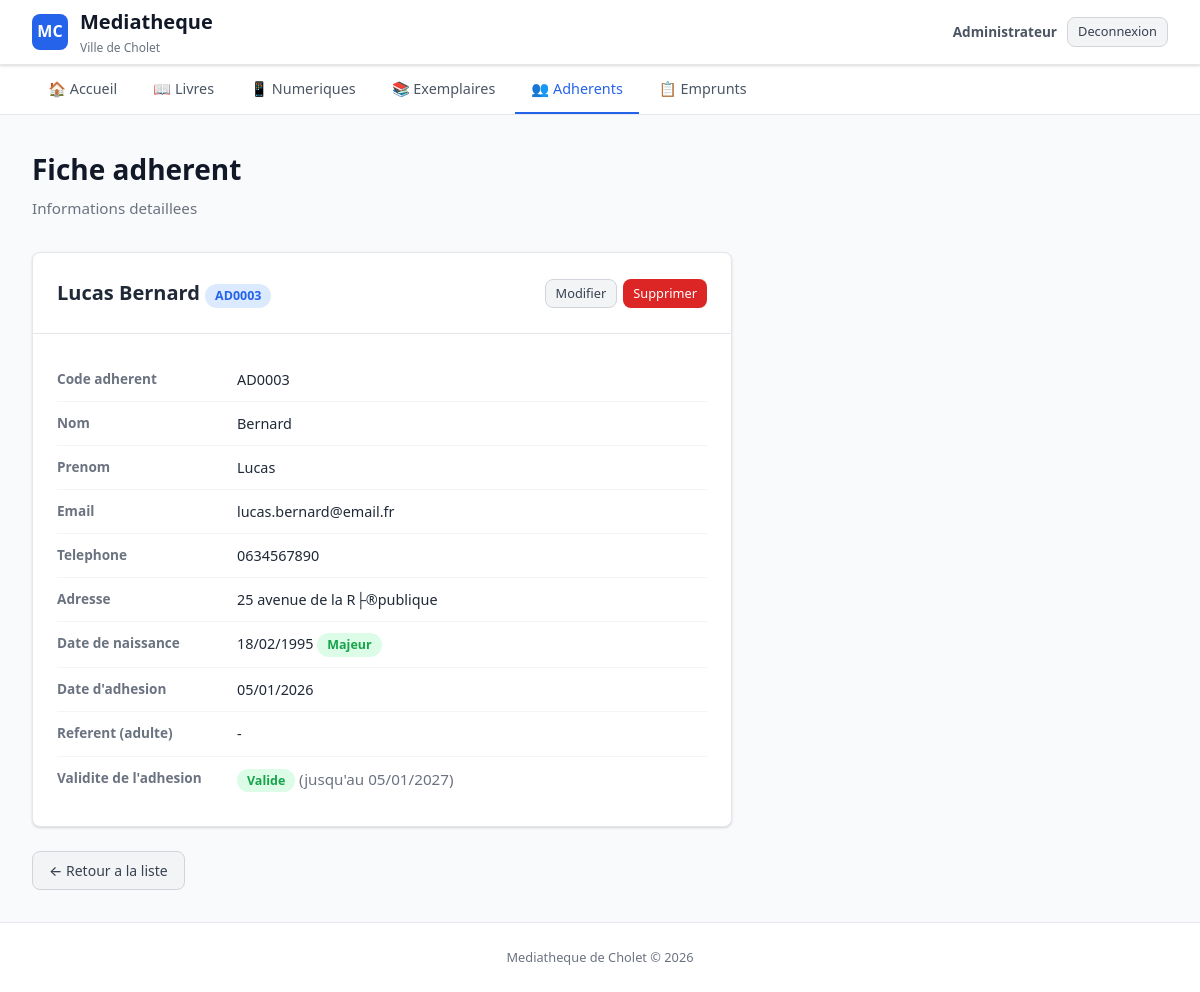
The app's page /sql/adherents/consulter.php?id=3 (signed in) with its own data.
### tables this page shows
CREATE TABLE `adherent` (
  `Id_Adherent` int NOT NULL AUTO_INCREMENT,
  `code_adherent` varchar(20) DEFAULT NULL,
  `nomadh` varchar(50) DEFAULT NULL,
  `prenomadh` varchar(50) DEFAULT NULL,
  `datenaissance` date DEFAULT NULL,
  `adresseadh` varchar(50) DEFAULT NULL,
  `mailadh` varchar(50) DEFAULT NULL,
  `telephoneadh` varchar(50) DEFAULT NULL,
  `dateadhesion` date DEFAULT NULL,
  `Id_Adherent_1` int DEFAULT NULL,
  PRIMARY KEY (`Id_Adherent`),
  KEY `Id_Adherent_1` (`Id_Adherent_1`),
  CONSTRAINT `adherent_ibfk_1` FOREIGN KEY (`Id_Adherent_1`) REFERENCES `adherent` (`Id_Adherent`)
);

CREATE TABLE `carte` (
  `Id_Carte` int NOT NULL AUTO_INCREMENT,
  `dateemission` date DEFAULT NULL,
  `Id_Adherent` int NOT NULL,
  PRIMARY KEY (`Id_Carte`),
  KEY `Id_Adherent` (`Id_Adherent`),
  CONSTRAINT `carte_ibfk_1` FOREIGN KEY (`Id_Adherent`) REFERENCES `adherent` (`Id_Adherent`)
);

### sql/includes/functions.php (called while the page is built, shortened)
<?php
function age_en_annees($dateNaissance) {
    try {
        $naissance = new DateTime($dateNaissance);
        return $naissance->diff(new DateTime('today'))->y;
    } catch (Exception $e) {
        return -1;
    }
}
function est_majeur($dateNaissance) {
    $age = age_en_annees($dateNaissance);
    return $age >= 0 && $age >= MAJORITE_ANS;
}
function est_mineur($dateNaissance) {
    $age = age_en_annees($dateNaissance);
    return $age >= 0 && $age < MAJORITE_ANS;
}
function date_expiration_adhesion($pdo, $Id_Adherent) {
    $stmt = $pdo->prepare("
        SELECT dateemission
        FROM Carte
        WHERE Id_Adherent = ?
        ORDER BY dateemission DESC, Id_Carte DESC
        LIMIT 1
    ");
    $stmt->execute([$Id_Adherent]);
    $emission = $stmt->fetchColumn();
    $date = new DateTime($emission);
    $date->modify(DUREE_VALIDITE_CARTE);
    return $date->format('Y-m-d');
}
function statut_validite_adhesion($pdo, $Id_Adherent) {
    $expiration = date_expiration_adhesion($pdo, $Id_Adherent);
    $valide = $expiration >= date('Y-m-d');
    return [
        'valide'     => $valide,
        'libelle'    => $valide ? 'Valide' : 'Expiree',
        'expiration' => $expiration,
    ];
}

### sql/adherents/consulter.php (the view, shortened to what this page needs)
<?php
require_once __DIR__ . '/../config/database.php';
$id = intval($_GET['id'] ?? 0);
$stmt = $pdo->prepare("SELECT * FROM Adherent WHERE Id_Adherent = ?");
$stmt->execute([$id]);
$adherent = $stmt->fetch();
$parrain = null;
$statutAdhesion = statut_validite_adhesion($pdo, $id);
require_once __DIR__ . '/../includes/header.php';
?>
<h1>Fiche adherent</h1>
<p class="subtitle">Informations detaillees</p>
<div class="detail-container">
    <div class="detail-header">
        <h2><?php echo htmlspecialchars($adherent['prenomadh'] . ' ' . $adherent['nomadh']); ?>
            <span class="badge badge-blue"><?php echo htmlspecialchars($adherent['code_adherent'] ?? ''); ?></span>
        </h2>
        <div class="btn-group">
            <a href="modifier.php?id=<?php echo $adherent['Id_Adherent']; ?>" class="btn btn-secondary btn-sm">Modifier</a>
            <a href="supprimer.php?id=<?php echo $adherent['Id_Adherent']; ?>" class="btn btn-danger btn-sm" onclick="return confirm('Supprimer cet adherent ?')">Supprimer</a>
        </div>
    </div>
    <div class="detail-body">
        <div class="detail-row">
            <span class="detail-label">Code adherent</span>
            <span class="detail-value"><?php echo htmlspecialchars($adherent['code_adherent'] ?? '-'); ?></span>
        </div>
        <div class="detail-row">
            <span class="detail-label">Nom</span>
            <span class="detail-value"><?php echo htmlspecialchars($adherent['nomadh']); ?></span>
        </div>
        <div class="detail-row">
            <span class="detail-label">Prenom</span>
            <span class="detail-value"><?php echo htmlspecialchars($adherent['prenomadh']); ?></span>
        </div>
        <div class="detail-row">
            <span class="detail-label">Email</span>
            <span class="detail-value"><?php echo htmlspecialchars($adherent['mailadh']); ?></span>
        </div>
        <div class="detail-row">
            <span class="detail-label">Telephone</span>
            <span class="detail-value"><?php echo htmlspecialchars($adherent['telephoneadh'] ?? '-'); ?></span>
        </div>
        <div class="detail-row">
            <span class="detail-label">Adresse</span>
            <span class="detail-value"><?php echo htmlspecialchars($adherent['adresseadh'] ?? '-'); ?></span>
        </div>
        <div class="detail-row">
            <span class="detail-label">Date de naissance</span>
            <span class="detail-value">
                <?php echo $adherent['datenaissance'] ? date('d/m/Y', strtotime($adherent['datenaissance'])) : '-'; ?>
                <?php if (est_mineur($adherent['datenaissance'])): ?>
                    <span class="badge badge-warning">Mineur</span>
                <?php elseif (est_majeur($adherent['datenaissance'])): ?>
                    <span class="badge badge-success">Majeur</span>
                <?php endif; ?>
            </span>
        </div>
        <div class="detail-row">
            <span class="detail-label">Date d'adhesion</span>
            <span class="detail-value"><?php echo $adherent['dateadhesion'] ? date('d/m/Y', strtotime($adherent['dateadhesion'])) : '-'; ?></span>
        </div>
        <div class="detail-row">
            <span class="detail-label">Referent (adulte)</span>
            <span class="detail-value"><?php echo $parrain ? htmlspecialchars($parrain['prenomadh'] . ' ' . $parrain['nomadh']) : '-'; ?></span>
        </div>
        <div class="detail-row">
            <span class="detail-label">Validite de l'adhesion</span>
            <span class="detail-value">
                <?php if ($statutAdhesion['expiration'] === null): ?>
                    <span class="badge badge-gray">Aucune carte</span>
                <?php elseif ($statutAdhesion['valide']): ?>
                    <span class="badge badge-success">Valide</span>
                    <span class="subtitle"> (jusqu'au <?php echo date('d/m/Y', strtotime($statutAdhesion['expiration'])); ?>)</span>
                <?php else: ?>
                    <span class="badge badge-danger">Expiree</span>
                    <span class="subtitle"> (le <?php echo date('d/m/Y', strtotime($statutAdhesion['expiration'])); ?>)</span>
                <?php endif; ?>
            </span>
        </div>
    </div>
</div>
<div style="margin-top: 1.5rem;">
    <a href="index.php" class="btn btn-secondary">&larr; Retour a la liste</a>
</div>
<?php require_once __DIR__ . '/../includes/footer.php'; ?>

### sql/css/style.css (style rules this page uses)
* { margin: 0; padding: 0; box-sizing: border-box; }
:root { --primary: #2563eb; --primary-dark: #1d4ed8; --primary-light: #dbeafe; --danger: #dc2626; --danger-dark: #b91c1c; --danger-light: #fee2e2; --success: #16a34a; --success-light: #dcfce7; --warning: #f59e0b; --warning-light: #fef3c7; --gray-50: #f9fafb; --gray-100: #f3f4f6; --gray-200: #e5e7eb; --gray-300: #d1d5db; --gray-500: #6b7280; --gray-600: #4b5563; --gray-700: #374151; --gray-800: #1f2937; --gray-900: #111827; --radius: 8px; --shadow: 0 1px 3px rgba(0,0,0,0.1), 0 1px 2px rgba(0,0,0,0.06); --shadow-md: 0 4px 6px rgba(0,0,0,0.07), 0 2px 4px rgba(0,0,0,0.06); }
body { font-family: 'Segoe UI', system-ui, -apple-system, sans-serif; background: var(--gray-50); color: var(--gray-800); line-height: 1.6; min-height: 100vh; display: flex; flex-direction: column; }
h1 { font-size: 1.75rem; font-weight: 700; color: var(--gray-900); margin-bottom: 0.25rem; }
.subtitle { color: var(--gray-500); font-size: 0.95rem; margin-bottom: 2rem; }
.badge { display: inline-block; padding: 2px 10px; border-radius: 9999px; font-size: 0.78rem; font-weight: 600; }
.badge-success { background: var(--success-light); color: var(--success); }
.badge-blue { background: var(--primary-light); color: var(--primary); }
.btn { display: inline-flex; align-items: center; gap: 6px; padding: 8px 16px; border: none; border-radius: var(--radius); font-size: 0.875rem; font-weight: 500; cursor: pointer; text-decoration: none; transition: all 0.15s ease; line-height: 1.5; }
.btn-danger { background: var(--danger); color: white; }
.btn-secondary { background: var(--gray-100); color: var(--gray-700); border: 1px solid var(--gray-300); }
.btn-sm { padding: 4px 10px; font-size: 0.8rem; }
.btn-group { display: flex; gap: 6px; }
.detail-container { background: white; border: 1px solid var(--gray-200); border-radius: var(--radius); box-shadow: var(--shadow); max-width: 700px; }
.detail-header { display: flex; align-items: center; justify-content: space-between; padding: 1.5rem; border-bottom: 1px solid var(--gray-200); }
.detail-header h2 { font-size: 1.25rem; }
.detail-body { padding: 1.5rem; }
.detail-row { display: flex; padding: 10px 0; border-bottom: 1px solid var(--gray-100); }
.detail-row:last-child { border-bottom: none; }
.detail-label { width: 180px; font-size: 0.85rem; font-weight: 600; color: var(--gray-500); flex-shrink: 0; }
.detail-value { font-size: 0.9rem; color: var(--gray-800); }

### records on screen
adherent: prenomadh+nomadh "Lucas Bernard", code_adherent "AD0003", nomadh "Bernard", prenomadh "Lucas", mailadh "lucas.bernard@email.fr", telephoneadh "0634567890", adresseadh "25 avenue de la R├®publique", datenaissance "18/02/1995", dateadhesion "05/01/2026"
carte: dateemission "05/01/2027"
